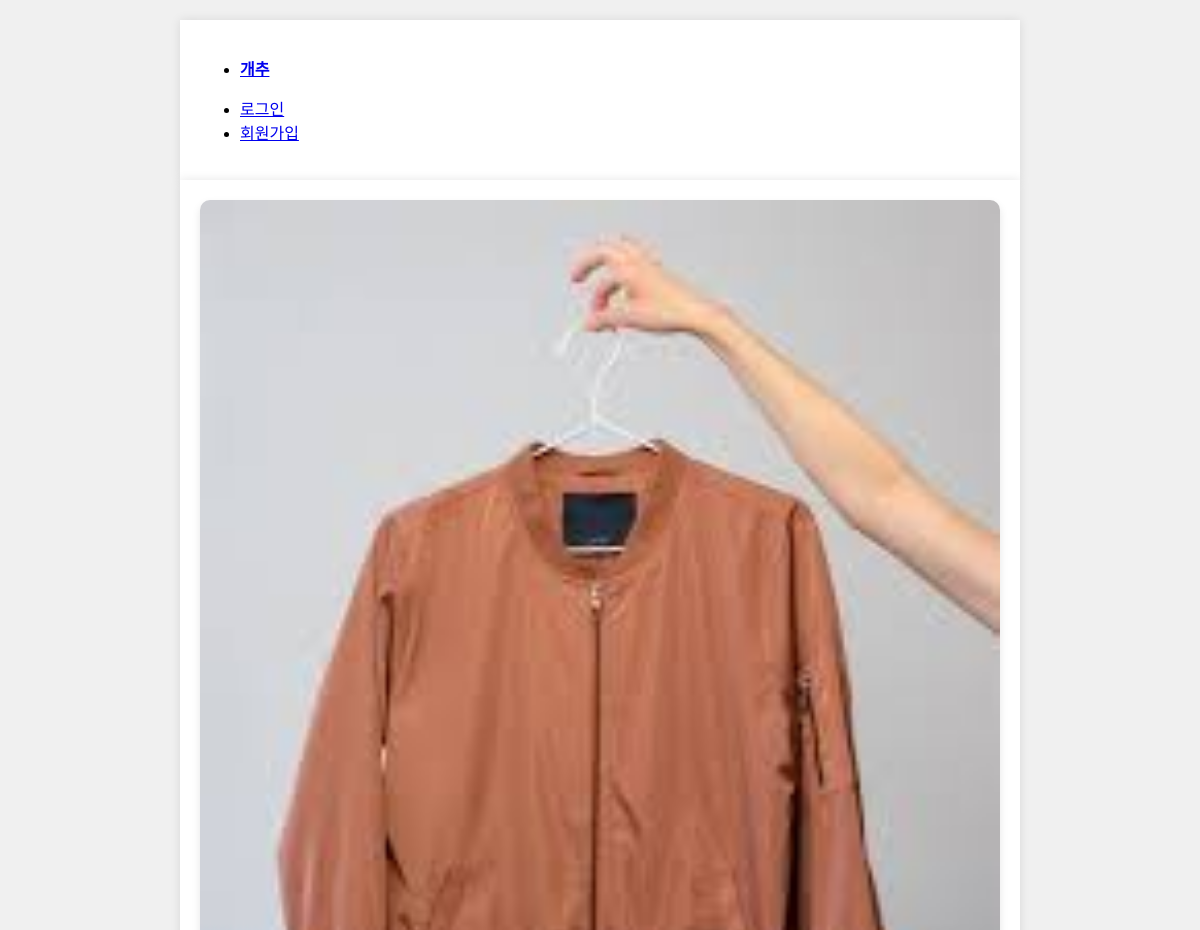
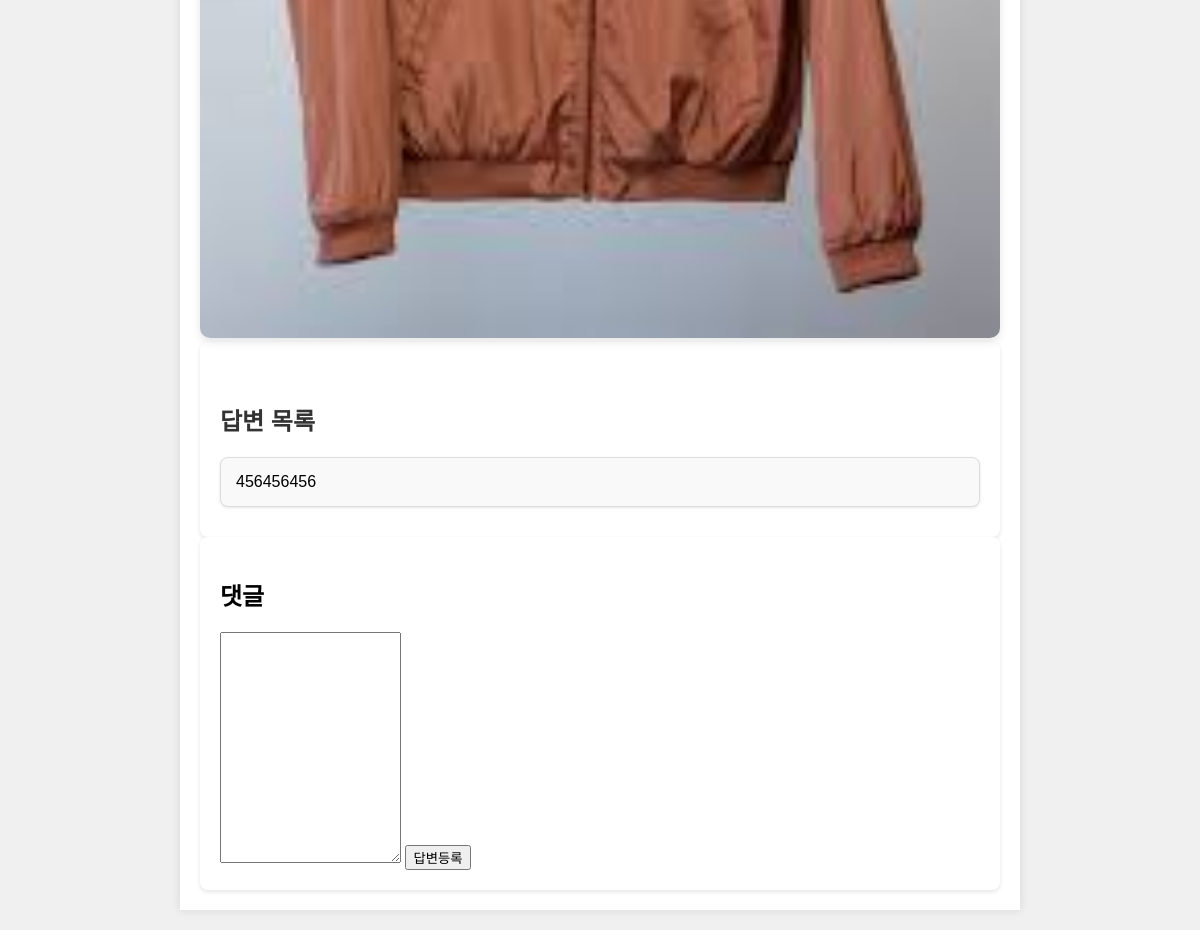
The app's page /poll/ans_vote/cat2/img1.jpg with its own data (2 pictures, top to bottom).
### poll/models.py (models this page shows, shortened)
class Image_path(models.Model):
    category = models.ForeignKey(Category, on_delete=models.CASCADE)
    img_name = models.CharField(max_length=100)
    img_path = models.CharField(max_length=100)

class Ans_vote(models.Model):
    img_path = models.ForeignKey(Image_path, on_delete=models.CASCADE)
    ans_text = models.CharField(max_length= 100)
    votes = models.IntegerField(default= 0)

### poll/views.py (the view)
# urls.py: path("ans_vote/cat<int:category_id>/<str:img_name>", views.ans_vote, name="ans_vote"),
def ans_vote(request, category_id, img_name):
    i = Image_path.objects.get(img_name=img_name, category=category_id)
    ans_list = Ans_vote.objects.filter(img_path = i)
    return render(request, "poll/ans_vote.html", {'category_id': category_id, 'img_name': i.img_name, 'ans_list': ans_list})

### poll/templates/poll/ans_vote.html (shortened to what this page needs)
<!DOCTYPE html>
<html lang="ko">
<head>
    <link rel="stylesheet" href="/static/style.css">
</head>
<body>
    <nav class="navbar navbar-expand-sm bg-light">
        <div class="container">
            <ul class="navbar-nav me-auto">
                {% if user.is_authenticated %}
                    <li class="nav-item">
                        <a href="{%url 'poll:cat_list'%}" class="nav-link"><b>개추</b></a>
                    </li>
                {% else %}
                    <li class="nav-item">
                        <a href="/" class="nav-link"><b>개추</b></a>
                    </li>
                {% endif %}
            </ul>
            <ul class="navbar-nav ms-auto">
                {% if user.is_authenticated %}
                    <li class="nav-item">
                        <a href="{%url 'account:logout'%}" class="nav-link">로그아웃</a>
                    </li>
                {% else %}
                    <li class="nav-item">
                        <a href="{%url 'account:login'%}" class="nav-link">로그인</a>
                    </li>
                    <li class="nav-item">
                        <a href="{%url 'account:join'%}" class="nav-link">회원가입</a>
                    </li>
                {% endif %}
            </ul>
        </div>
    </nav>
    <div class="container">
        <div class="image-section">
            <img src="/static/category{{category_id}}/{{img_name}}" alt="Sample Image">
        </div>
        <div class="comment-section">
            <h5>답변 목록</h5>
            <ul class="comment-list">
                {% for answer in ans_list %}
                    <li class="comment">{{ answer.ans_text }}</li>
                {% endfor %}
            </ul>
        </div>
        <div class="comment-section">
            <h2>댓글</h2>
            <form action="{% url 'poll:ans_create' category_id img_name %}" method="post">
                <textarea name="content" id="content" rows="15"></textarea>
                <input type="submit" value="답변등록">
            </form>
        </div>
    </div>
</body>
</html>

### poll/static/style.css (style rules this page uses)
body { font-family: Arial, sans-serif; background-color: #f0f0f0; margin: 0; padding: 20px; }
.container { max-width: 800px; margin: 0 auto; background-color: #fff; padding: 20px; box-shadow: 0 0 10px rgba(0, 0, 0, 0.1); }
.image-section { text-align: center; }
.image-section img { width: 100%; height: auto; max-width: 100%; border-radius: 10px; box-shadow: 0 4px 8px rgba(0, 0, 0, 0.1); }
.comment-section { max-width: 800px; margin: 0 auto; background-color: #fff; border-radius: 8px; box-shadow: 0 2px 4px rgba(0, 0, 0, 0.1); padding: 20px; }
.comment-section h5 { margin-bottom: 20px; font-size: 24px; color: #333; }
.comment-list { margin-top: 20px; list-style: none; padding: 0; margin: 0; }
.comment { background-color: #f9f9f9; border: 1px solid #ddd; border-radius: 8px; padding: 15px; margin-bottom: 10px; box-shadow: 0 1px 3px rgba(0, 0, 0, 0.1); }

### records on screen
Image_path: img_name (picture)
Ans_vote: ans_text "456456456"
